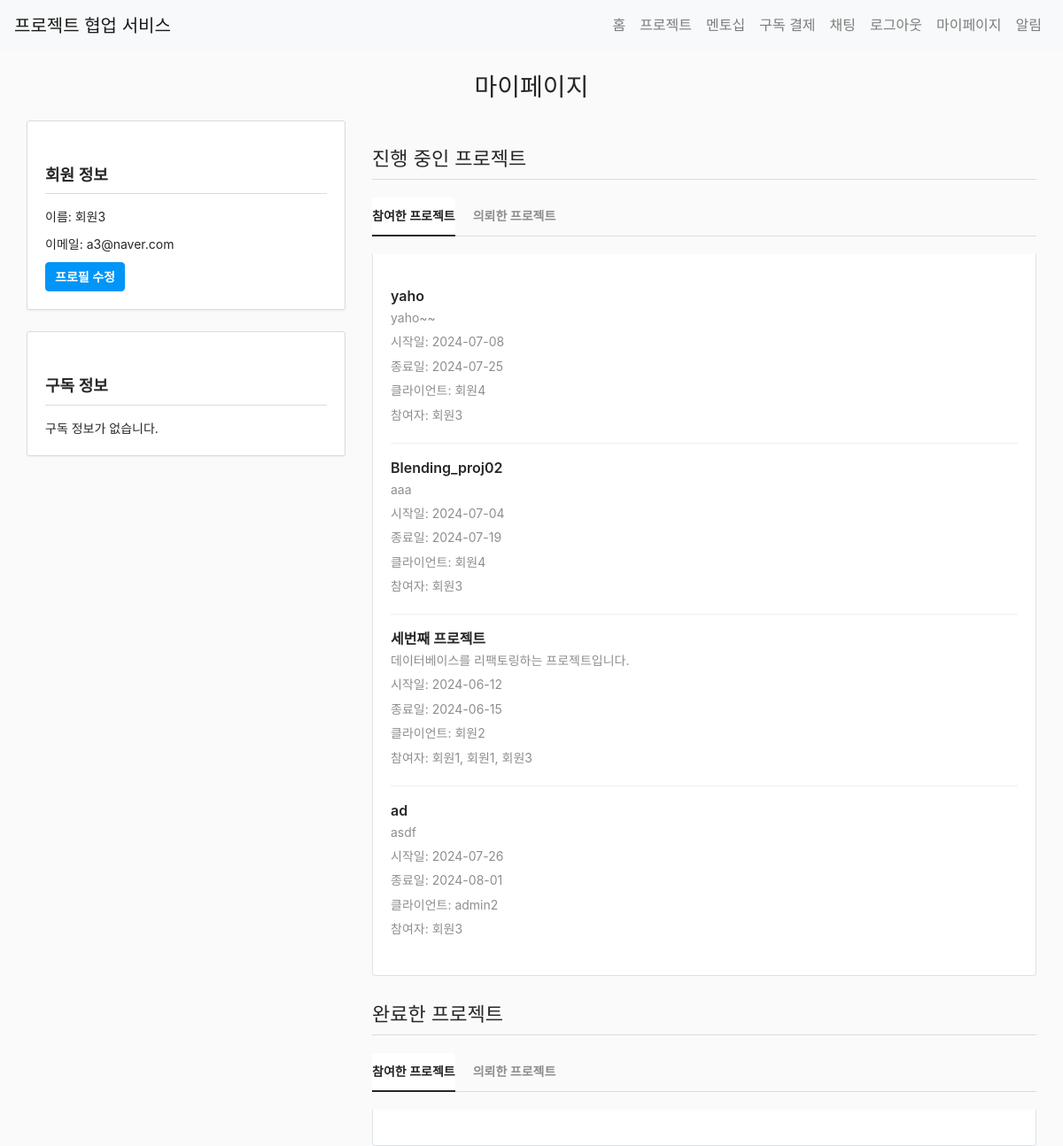
Screenshot of /mypage/ (signed in) with the database file from the repository.
### app/models.py (models this page shows)
class User(UserMixin, db.Model):
    id = db.Column(db.Integer, primary_key=True)
    name = db.Column(db.String(100), nullable=False)
    email = db.Column(db.String(120), unique=True, nullable=False)
    password = db.Column(db.String(255), nullable=False)
    bio = db.Column(db.Text)
    chat_rooms = db.relationship('ChatRoom', secondary='chat_room_participant', back_populates='participants')
    chat_room_participants = db.relationship('ChatRoomParticipant', back_populates='user')
    notifications = db.relationship('Notification', back_populates='user', lazy=True)
    projects = db.relationship('Project', secondary='project_participant', back_populates='participants')
    subscription = db.relationship('Subscription', back_populates='subscriber', uselist=False)
    created_projects = db.relationship('Project', back_populates='client', lazy=True, foreign_keys='Project.client_id')
    mentees = db.relationship('User',
                              secondary=mentorship_mentor,
                              primaryjoin=(mentorship_mentor.c.mentor_id == id),
                              secondaryjoin=(mentorship_mentor.c.mentee_id == id),
                              backref=db.backref('mentors', lazy='dynamic'),
                              lazy='dynamic')
    pending_mentees = db.relationship('User',
                                    secondary=mentorship_mentee,
                                    primaryjoin=(mentorship_mentee.c.mentor_id == id),
                                    secondaryjoin=(mentorship_mentee.c.mentee_id == id),
                                    backref=db.backref('pending_mentors', lazy='dynamic'),
                                    lazy='dynamic')
    project_participants = db.relationship('ProjectParticipant', back_populates='user', lazy=True)
    is_admin = db.Column(db.Boolean, default=False)

class Project(db.Model):
    id = db.Column(db.Integer, primary_key=True)
    title = db.Column(db.String(100), nullable=False)
    description = db.Column(db.Text, nullable=False)
    start_date = db.Column(db.Date, nullable=False)
    end_date = db.Column(db.Date, nullable=False)
    created_at = db.Column(db.DateTime, default=datetime.utcnow)
    client_id = db.Column(db.Integer, db.ForeignKey('user.id'), nullable=False)
    client = db.relationship('User', back_populates='created_projects')
    completed = db.Column(db.Boolean, default=False)
    participants = db.relationship('User', secondary='project_participant', back_populates='projects', overlaps="project_participants")
    project_participants = db.relationship('ProjectParticipant', back_populates='project', lazy=True, overlaps="participants,projects")
    progresses = db.relationship('ProjectProgress', back_populates='project', lazy=True)  # 새로운 관계 추가
    overview = db.Column(db.Text)
    requirements = db.Column(db.Text)
    flowchart = db.Column(db.Text)
    timeline = db.Column(db.Text)
    github_repo = db.Column(db.String(200))
    type = db.Column(db.String(20), nullable = False, default = 'collaboration')
    is_public = db.Column(db.Boolean, default=True)

### app/views/mypage.py (the view)
@bp.route('/')
@login_required
def index():
    participating_projects = current_user.projects
    created_projects = current_user.created_projects
    return render_template('mypage/index.html', participating_projects=participating_projects, created_projects=created_projects)

### app/__init__.py (called while the page is built)
@login_manager.user_loader
def load_user(user_id):
    if user_id is not None:
        return User.query.get(int(user_id))
    return None

### app/templates/mypage/index.html (shortened to what this page needs)
{% extends 'base.html' %}
{% block extra_css %}
    <link rel="stylesheet" href="{{ url_for('static', filename='css/components/forms.css') }}">
    <link rel="stylesheet" href="{{ url_for('static', filename='css/pages/mypage.css') }}">
{% endblock %}
{% block content %}
<div class="container my-page">
  <h1>마이페이지</h1>
  <div class="row">
    <div class="col-md-4">
      <div class="card">
        <div class="card-body">
          <h2 class="card-title">회원 정보</h2>
          <p class="card-text">이름: {{ current_user.name }}</p>
          <p class="card-text">이메일: {{ current_user.email }}</p>
          <a href="{{ url_for('mypage.profile') }}" class="btn btn-primary">프로필 수정</a>
        </div>
      </div>
      <div class="card mt-4">
        <div class="card-body">
          <h2 class="card-title">구독 정보</h2>
          {% if current_user.subscription %}
          <p class="card-text">구독 시작일: {{ current_user.subscription.payment_date.strftime('%Y-%m-%d') }}</p>
          <p class="card-text">구독 종료일: {{ current_user.subscription.expiration_date.strftime('%Y-%m-%d') }}</p>
          {% else %}
          <p class="card-text">구독 정보가 없습니다.</p>
          {% endif %}
        </div>
      </div>
    </div>
    <div class="col-md-8">
      <h2>진행 중인 프로젝트</h2>
      <ul class="nav nav-tabs">
        <li class="nav-item">
          <a class="nav-link active" data-toggle="tab" href="#participating-projects">참여한 프로젝트</a>
        </li>
        <li class="nav-item">
          <a class="nav-link" data-toggle="tab" href="#created-projects">의뢰한 프로젝트</a>
        </li>
      </ul>
      <div class="tab-content">
        <div class="tab-pane fade show active" id="participating-projects">
          {% set ongoing_participating_projects = participating_projects|rejectattr('completed') %}
          {% if ongoing_participating_projects %}
          <ul class="list-group">
            {% for project in ongoing_participating_projects %}
            <li class="list-group-item">
              <a href="{{ url_for('project.detail', project_id=project.id) }}">{{ project.title }}</a>
              <p>{{ project.description }}</p>
              <p>시작일: {{ project.start_date.strftime('%Y-%m-%d') }}</p>
              <p>종료일: {{ project.end_date.strftime('%Y-%m-%d') }}</p>
              <p>클라이언트: {{ project.client.name }}</p>
              <p>참여자:
                {% for participant in project.participants %}
                  {{ participant.name }}{% if not loop.last %}, {% endif %}
                {% endfor %}
              </p>
            </li>
            {% endfor %}
          </ul>
          {% else %}
          <p>진행 중인 참여 프로젝트가 없습니다.</p>
          {% endif %}
        </div>
          {% set ongoing_created_projects = created_projects|rejectattr('completed') %}
      </div>
      <h2>완료한 프로젝트</h2>
      <ul class="nav nav-tabs">
        <li class="nav-item">
          <a class="nav-link active" data-toggle="tab" href="#completed-participating-projects">참여한 프로젝트</a>
        </li>
        <li class="nav-item">
          <a class="nav-link" data-toggle="tab" href="#completed-created-projects">의뢰한 프로젝트</a>
        </li>
      </ul>
      <div class="tab-content">
          {% set completed_participating_projects = participating_projects|selectattr('completed') %}
          {% set completed_created_projects = created_projects|selectattr('completed') %}
      </div>
    </div>
  </div>
</div>
{% endblock %}

### app/static/css/main.css (style rules this page uses)
:root { --primary-color: #007bff; --secondary-color: #6c757d; --success-color: #28a745; --danger-color: #dc3545; --warning-color: #ffc107; --info-color: #17a2b8; --light-color: #f8f9fa; --dark-color: #343a40; --font-family-sans-serif: -apple-system, BlinkMacSystemFont, "Segoe UI", Roboto, "Helvetica Neue", Arial, sans-serif; --font-family-monospace: SFMono-Regular, Menlo, Monaco, Consolas, "Liberation Mono", "Courier New", monospace; }
* { margin: 0; padding: 0; box-sizing: border-box; }
body { font-family: var(--font-family-sans-serif); line-height: 1.6; color: var(--dark-color); background-color: var(--light-color); }
.container { width: 100%; max-width: 1200px; margin: 0 auto; padding: 0 15px; }
a { color: var(--primary-color); text-decoration: none; }

### app/static/css/pages/mypage.css (style rules this page uses)
body { background-color: #fafafa; font-family: -apple-system, BlinkMacSystemFont, "Segoe UI", Roboto, Helvetica, Arial, sans-serif; color: #262626; }
h1, h2 { font-weight: 300; margin-bottom: 20px; }
h1 { font-size: 28px; text-align: center; }
h2 { font-size: 22px; border-bottom: 1px solid #dbdbdb; padding-bottom: 10px; margin-top: 30px; }
.card { background-color: #fff; border: 1px solid #dbdbdb; border-radius: 3px; margin-bottom: 20px; box-shadow: 0 1px 2px rgba(0,0,0,0.05); }
.card-body { padding: 20px; }
.card-title { font-size: 18px; font-weight: 600; margin-bottom: 15px; }
.card-text { font-size: 14px; line-height: 1.5; margin-bottom: 10px; }
.btn-primary { background-color: #0095f6; border-color: #0095f6; padding: 5px 10px; font-size: 14px; font-weight: 600; }
.nav-tabs { border-bottom: 1px solid #dbdbdb; margin-bottom: 20px; }
.nav-tabs .nav-link { color: #8e8e8e; border: none; font-size: 14px; font-weight: 600; padding: 10px 0; margin-right: 20px; }
.nav-tabs .nav-link.active { color: #262626; border-bottom: 2px solid #262626; }
.tab-content { background-color: #fff; border: 1px solid #dee2e6; border-top: none; border-radius: 0 0 0.25rem 0.25rem; padding: 20px; }
.list-group-item { border: none; border-bottom: 1px solid #efefef; padding: 15px 0; }
.list-group-item:last-child { border-bottom: none; }
.list-group-item a { color: #262626; font-weight: 600; text-decoration: none; }
.list-group-item p { font-size: 14px; color: #8e8e8e; margin-bottom: 5px; }

### rows the page displays
User: name "회원3", email "a3@naver.com"
Project: title "yaho", description "yaho~~", start_date "2024-07-08", end_date "2024-07-25", client.name "회원4"
Project: title "Blending_proj02", description "aaa", start_date "2024-07-04", end_date "2024-07-19", client.name "회원4"
Project: title "세번째 프로젝트", description "데이터베이스를 리팩토링하는 프로젝트입니다.", start_date "2024-06-12", end_date "2024-06-15", client.name "회원2"
User: name "회원1"
User: name "회원1"
Project: title "ad", description "asdf", start_date "2024-07-26", end_date "2024-08-01", client.name "admin2"
